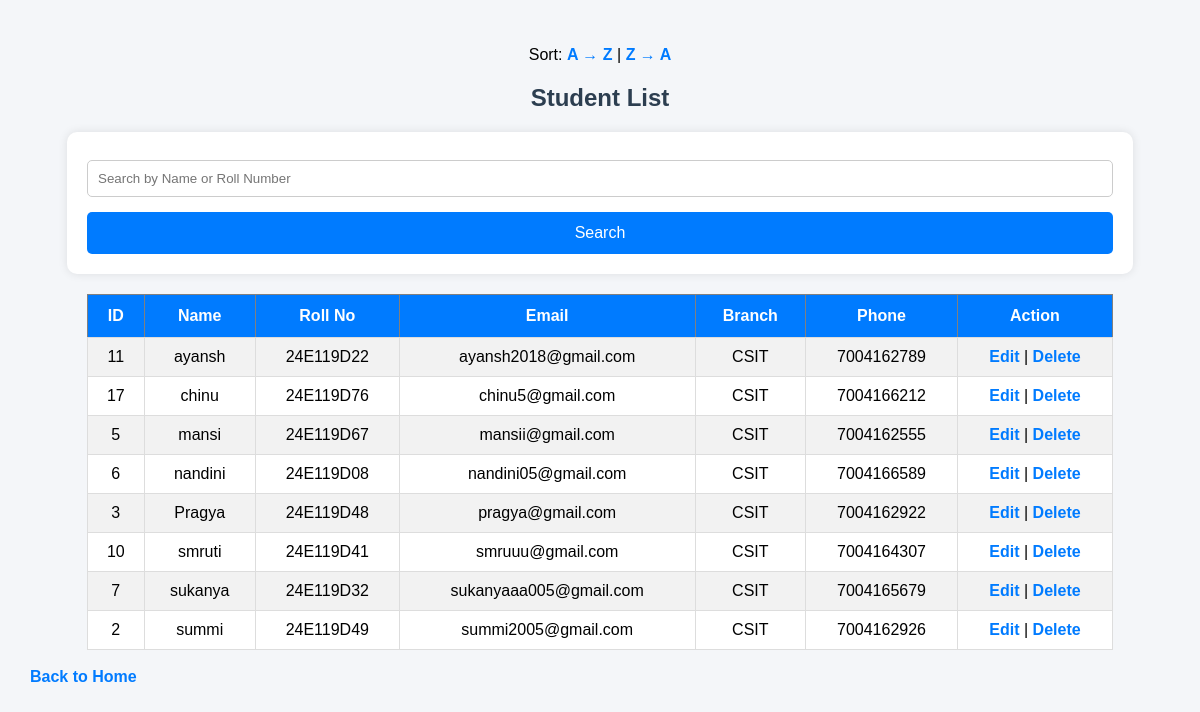
Screenshot of /view_students.php?sort=asc with the database file from the repository.
### tables this page shows
CREATE TABLE `students` (
  `id` int(11) NOT NULL,
  `name` varchar(100) NOT NULL,
  `roll_no` varchar(20) NOT NULL,
  `email` varchar(100) NOT NULL,
  `branch` varchar(50) NOT NULL,
  `phone` varchar(15) NOT NULL,
  `created_at` timestamp NOT NULL DEFAULT current_timestamp()
);

### view_students.php (the view, shortened to what this page needs)
<?php
include 'db_connect.php';
$sort = "";
if (isset($_GET['sort'])) {
    if ($_GET['sort'] == "asc") {
        $sort = " ORDER BY name ASC";
    }
    elseif ($_GET['sort'] == "desc") {
        $sort = " ORDER BY name DESC";
    }
}
if (isset($_GET['search']) && $_GET['search'] != "") {
    $search = $_GET['search'];
    $sql = "SELECT * FROM students
            WHERE name LIKE '%$search%'
            OR roll_no LIKE '%$search%'"
            . $sort;
} else {
    $sql = "SELECT * FROM students" . $sort;
}
$result = mysqli_query($conn, $sql);
?>
<!DOCTYPE html>
<html>
<head>
    <link rel="stylesheet" href="style.css">
</head>
<body>
<p style="text-align:center;">
    Sort:
    <a href="view_students.php?sort=asc">A → Z</a> |
    <a href="view_students.php?sort=desc">Z → A</a>
</p>
<h2>Student List</h2>
<form method="GET" style="width:90%; margin:20px auto;">
    <input type="text" name="search" placeholder="Search by Name or Roll Number"
           value="<?php if(isset($_GET['search'])) echo $_GET['search']; ?>">
    <input type="submit" value="Search">
</form>
<table border="1" cellpadding="10">
    <tr>
        <th>ID</th>
        <th>Name</th>
        <th>Roll No</th>
        <th>Email</th>
        <th>Branch</th>
        <th>Phone</th>
        <th>Action</th>
    </tr>
<?php
while($row = mysqli_fetch_assoc($result)) {
    echo "<tr>";
    echo "<td>".$row['id']."</td>";
    echo "<td>".$row['name']."</td>";
    echo "<td>".$row['roll_no']."</td>";
    echo "<td>".$row['email']."</td>";
    echo "<td>".$row['branch']."</td>";
    echo "<td>".$row['phone']."</td>";
    echo "<td>
    <a href='edit_student.php?id=".$row['id']."'>Edit</a> |
    <a href='delete_student.php?id=".$row['id']."'>Delete</a>
    </td>";
    echo "</tr>";
}
?>
</table>
<br>
<a href="index.php">Back to Home</a>
</body>
</html>

### style.css (style rules this page uses)
body { font-family: Arial, sans-serif; background:#f4f6f9; margin:0; padding:30px; }
h1,h2 { text-align:center; color:#2c3e50; }
form { width:400px; margin:20px auto; background:white; padding:20px; border-radius:10px; box-shadow:0 0 10px rgba(0,0,0,0.1); }
input[type=text], input[type=email] { width:100%; padding:10px; margin:8px 0 15px; border:1px solid #ccc; border-radius:5px; box-sizing:border-box; }
input[type=submit] { width:100%; background:#007BFF; color:white; padding:12px; border:none; border-radius:5px; cursor:pointer; font-size:16px; }
table { width:90%; margin:auto; border-collapse:collapse; background:white; }
table th { background:#007BFF; color:white; padding:12px; }
table td { padding:10px; border:1px solid #ddd; text-align:center; }
table tr:nth-child(even) { background:#f2f2f2; }
a { text-decoration:none; color:#007BFF; font-weight:bold; }

### rows the page displays
students: id "11", name "ayansh", roll_no "24E119D22", email "ayansh2018@gmail.com", branch "CSIT", phone "7004162789"
students: id "17", name "chinu", roll_no "24E119D76", email "chinu5@gmail.com", branch "CSIT", phone "7004166212"
students: id "5", name "mansi", roll_no "24E119D67", email "mansii@gmail.com", branch "CSIT", phone "7004162555"
students: id "6", name "nandini", roll_no "24E119D08", email "nandini05@gmail.com", branch "CSIT", phone "7004166589"
students: id "3", name "Pragya", roll_no "24E119D48", email "pragya@gmail.com", branch "CSIT", phone "7004162922"
students: id "10", name "smruti", roll_no "24E119D41", email "smruuu@gmail.com", branch "CSIT", phone "7004164307"
students: id "7", name "sukanya", roll_no "24E119D32", email "sukanyaaa005@gmail.com", branch "CSIT", phone "7004165679"
students: id "2", name "summi", roll_no "24E119D49", email "summi2005@gmail.com", branch "CSIT", phone "7004162926"
